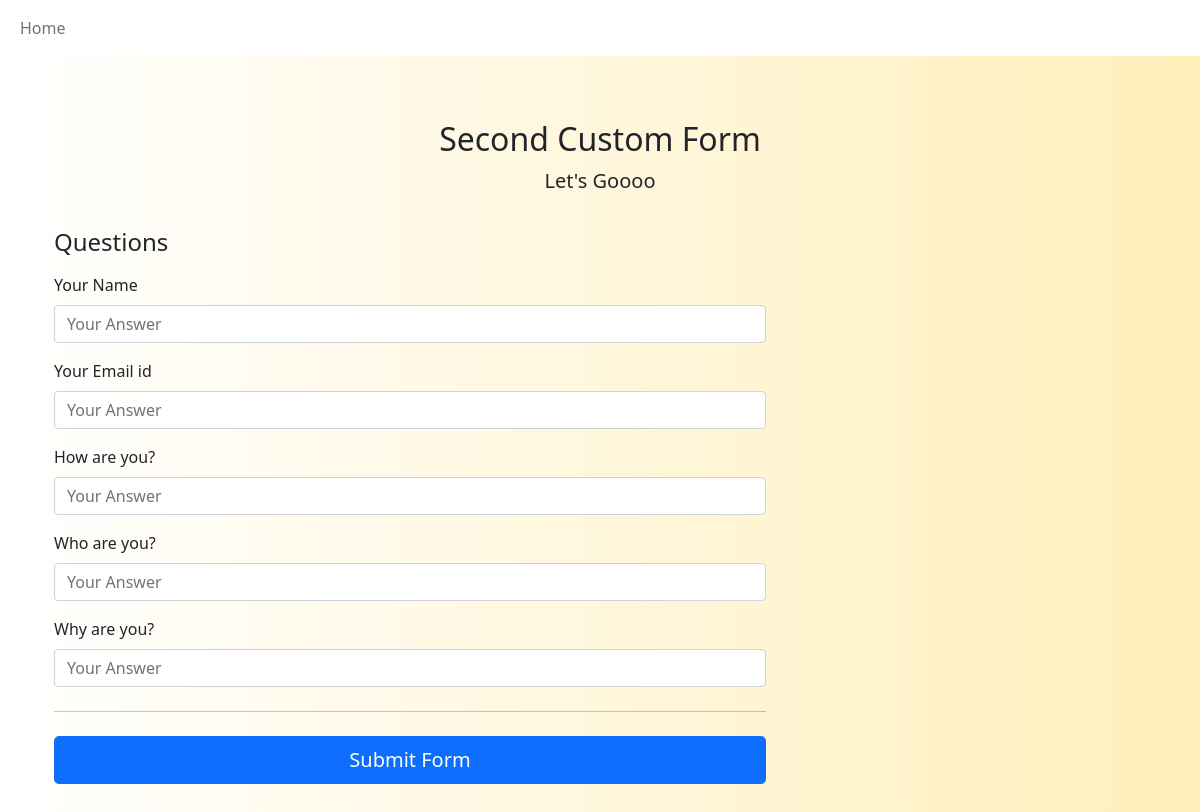
Screenshot of /forms/13 with the database file from the repository.
### forms/models.py (models this page shows, shortened)
class Form(models.Model):
    title = models.CharField(max_length=255)
    description = models.CharField(max_length=255)
    created_on = models.DateTimeField(auto_now_add=True)
    created_by = models.ForeignKey(to=User, on_delete=CASCADE, default=1)
    class Meta:
        ordering = ['created_on']

class Question(models.Model):
    question = models.CharField(max_length=255)
    created_on = models.DateTimeField(auto_now_add=True)
    form = models.ForeignKey(to=Form, on_delete=CASCADE)
    created_by = models.ForeignKey(to=User, on_delete=CASCADE)

### forms/views.py (the view, shortened to what this page needs)
# urls.py: path('forms/<int:pk>', views.formsubmit, name='formsubmit'),
def formsubmit(request, pk):
    form = Form.objects.filter(id=pk)[0]
    questions = Question.objects.filter(form=pk)
    for q in questions:
        print(q.id)
    if request.method == 'GET':
        context = {
            'form': form,
            'questions': questions
            }
        return render(request, 'FormPages/form-submit.html', context)

### templates/FormPages/form-submit.html (shortened to what this page needs)
{% extends 'base.html' %}
{% load static %}
{% block content %}
<div class="my-5">
    <div class="container">
        <main>
            <div class="py-3 text-center">
                <h2>{{form.title}}</h2>
                <p class="lead">{{form.description}}</p>
            </div>
            <div class="row g-5">
                <div class="col-md-7 col-lg-8">
                    <h4 class="mb-3">Questions</h4>
                    <form class="needs-validation" method="POST">
                        <div class="row g-3">
                            <div class="col-12">
                                <label for="answered_by" class="form-label">Your Name</label>
                                <input type="text" class="form-control" name="answered_by" id="address"
                                    placeholder="Your Answer" required>
                            </div>
                            <div class="col-12">
                                <label for="answered_by_email_id" class="form-label">Your Email id</label>
                                <input type="email" class="form-control" name="answered_by_email_id" id="address"
                                    placeholder="Your Answer" required>
                            </div>
                            {% for ques in questions %}
                            <div class="col-12">
                                <label for="address" class="form-label">{{ ques.question }}</label>
                                <input type="text" class="form-control" name={{ques.id}} id="address"
                                    placeholder="Your Answer" required>
                            </div>
                            {% endfor %}
                        </div>
                        <hr class="my-4">
                        <button class="w-100 btn btn-primary btn-lg" type="submit">Submit Form</button>
                    </form>
                </div>
            </div>
        </main>
    </div>
</div>
{% endblock content %}

### static/styles/global.css (style rules this page uses)
* { padding: 0px; margin: 0px; box-sizing: border-box; }
body { background: #ffefba; background: -webkit-linear-gradient( to right, #ffffff, #ffefba ); background: linear-gradient( to right, #ffffff, #ffefba ); }

### rows the page displays
Form: title "Second Custom Form", description "Let's Goooo"
Question: question "How are you?"
Question: question "Who are you?"
Question: question "Why are you?"
